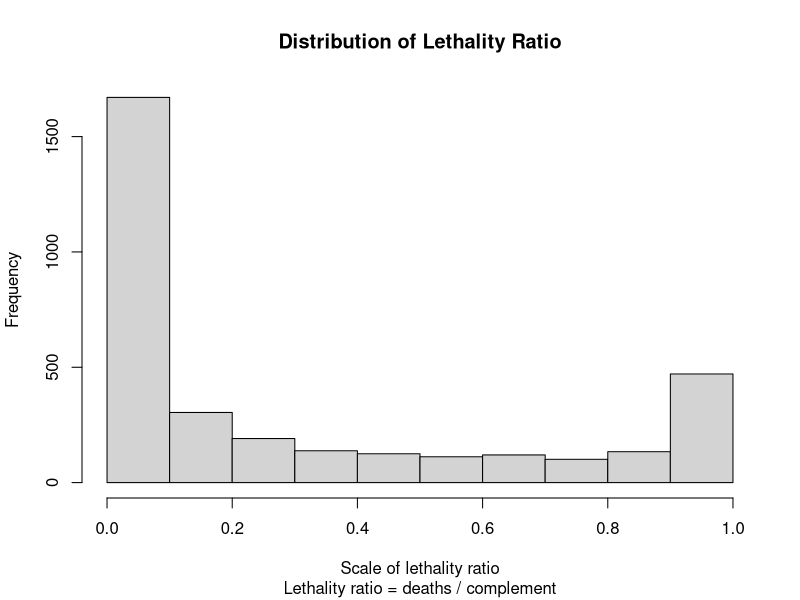
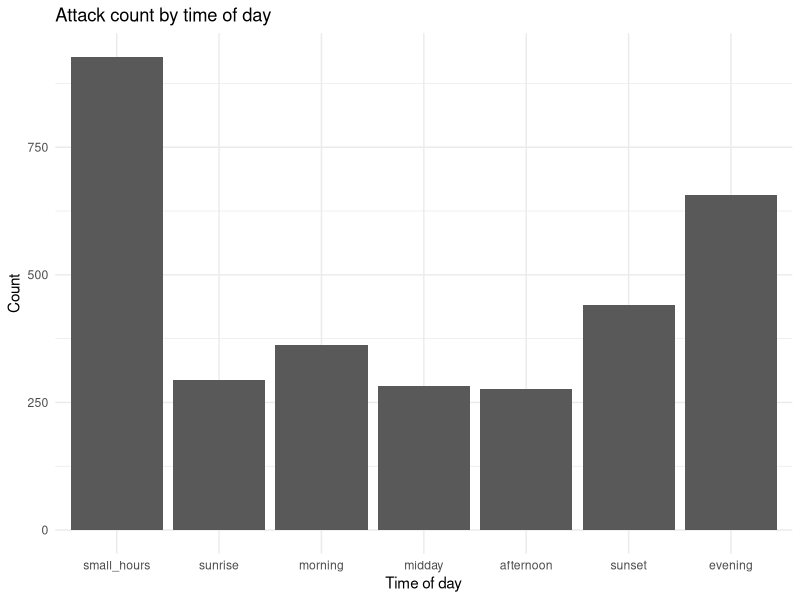
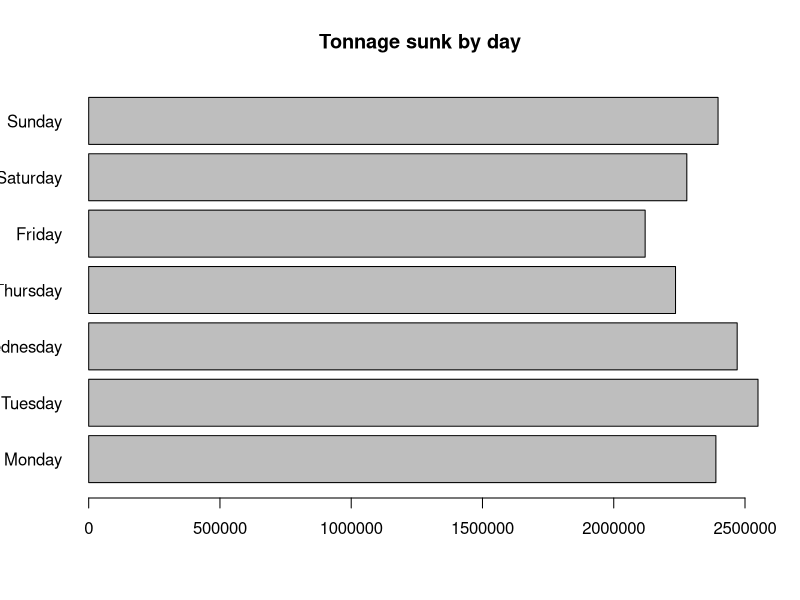
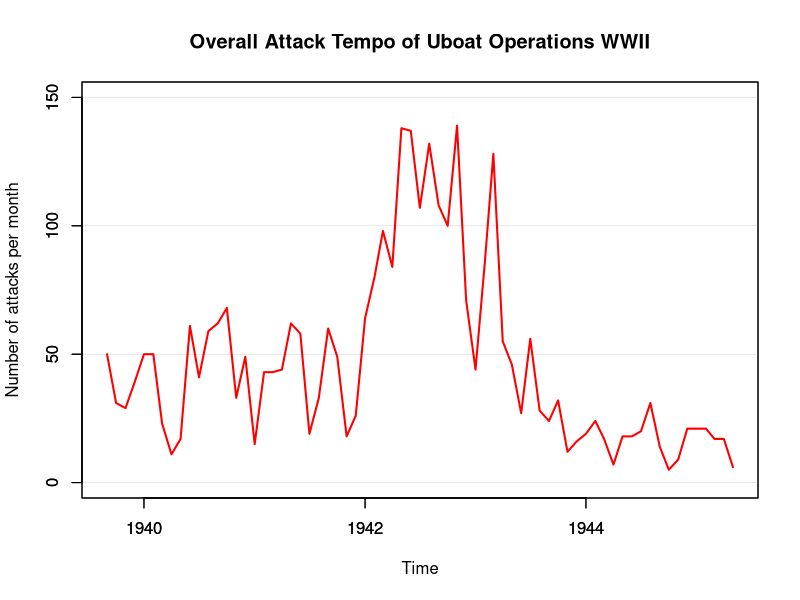
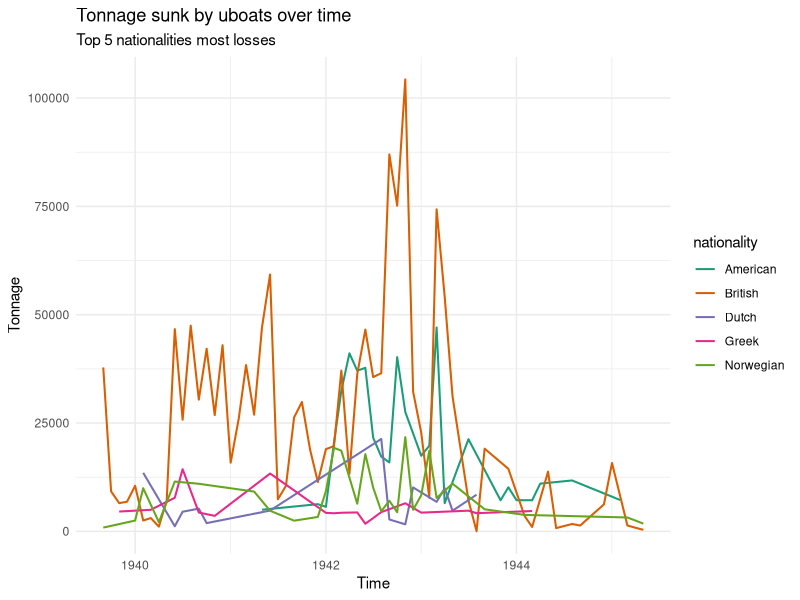
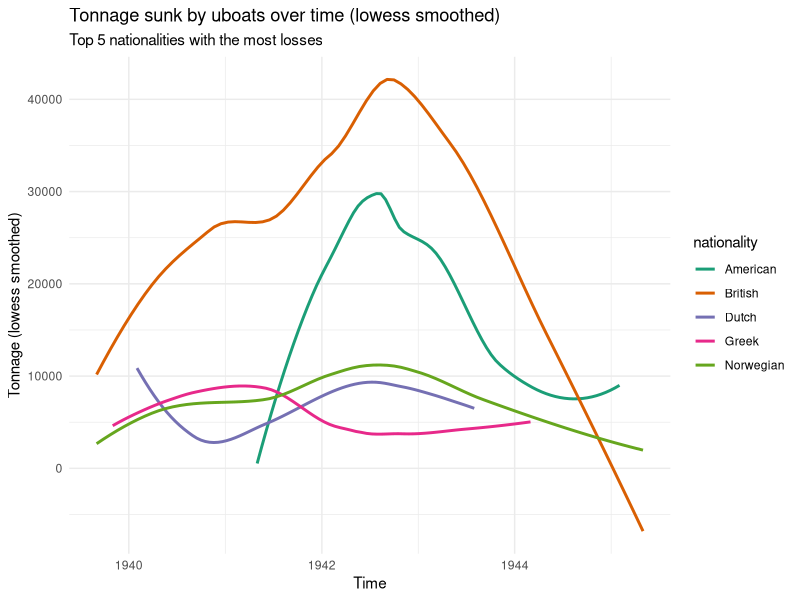
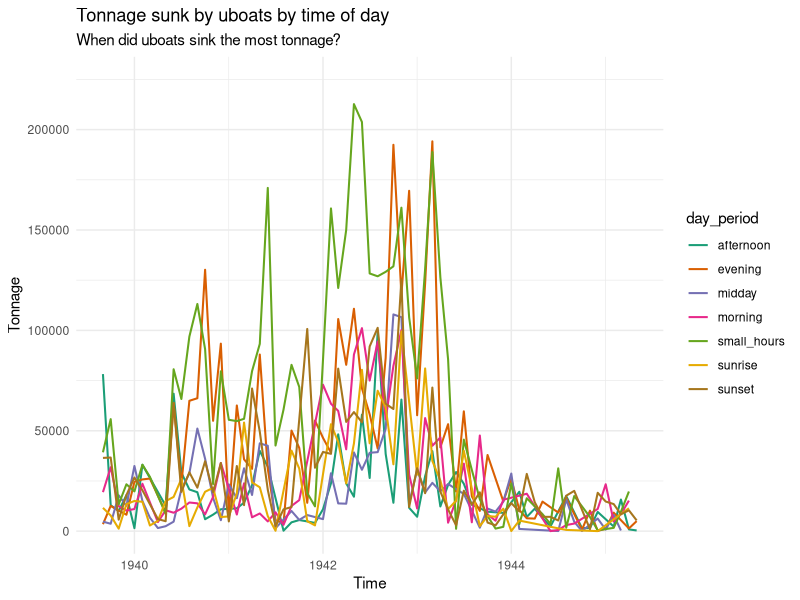
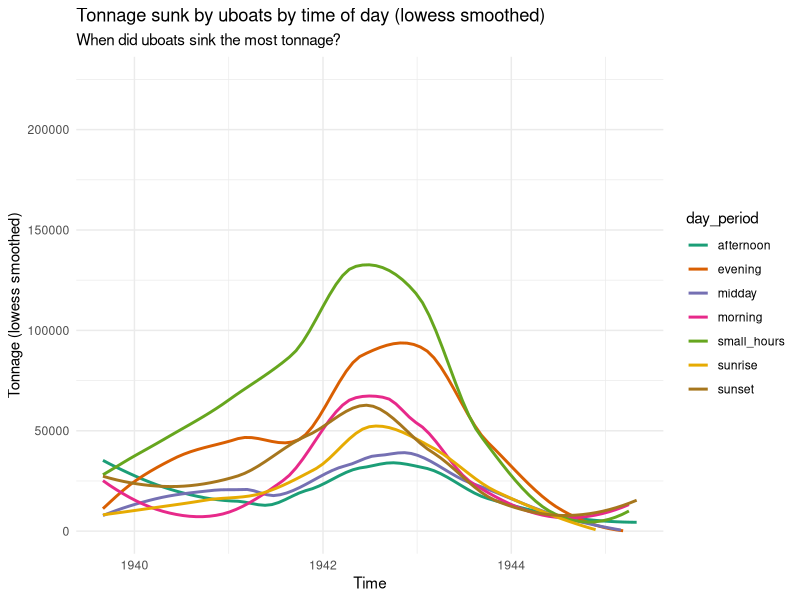

These charts were generated, in order, by the following R code:
## ---- chunk 1
knitr::opts_chunk$set(echo = TRUE, warning = FALSE, message = FALSE)
#install.packages("dplyr")
#install.packages("ggplot2")
#install.packages("lubridate")
#install.packages("faraway")
#install.packages("tidyr")
#install.packages("MASS")
#library(faraway)
library(MASS)
library(lubridate)
library(tidyr)
library(knitr)
library(dplyr)
library(ggplot2)
# Set working directory
#workd <- "path/to/directory"
#setwd(workd)
## ---- chunk 2
uboat.df = read.csv("uboat_data.csv")
uboat.target.df = read.csv("uboat_target_data.csv")
# View(uboat.df)  # View opens the data in a new tab to visually explore.
# View(uboat.target.df)  # This can be handy while you are getting used to a new dataset
# head(uboat.df)
# head(uboat.target.df, 20)
## ---- chunk 3
names(uboat.df)
## ---- chunk 4
names(uboat.target.df)
## ---- chunk 5
# DATES========================

# NOTE: I could almost do this all in one go doing all four date columns at once.
# HOWEVER: I could not work it out when using the ifelse statement to fix the year formats
# SO: I am needing to do this manually for each date columns which isn't nice

# ordered
# Note the ifelse statement. This is needed as years in data are inconsistent using 
# short (42) and long (1942)
# so need the ifelse to fix both formats.
# start with the long format date change. Then the short years will look like year 0042.
# so the if < "1900-01-01" will pick up years like "0042" and change the year to "19%y".
# note also below code works when day or month have zero in front or not like 7 or 07.
uboat.df$ordered = as.Date(uboat.df$ordered, format = "%m/%d/%Y")
uboat.df$ordered = as.Date(ifelse(uboat.df$ordered < "1900-01-01", 
                      format(uboat.df$ordered, "19%y-%m-%d"), format(uboat.df$ordered)))

# laid_down
uboat.df$laid_down = as.Date(uboat.df$laid_down, format = "%m/%d/%Y")
uboat.df$laid_down = as.Date(ifelse(uboat.df$laid_down < "1900-01-01",
                      format(uboat.df$laid_down, "19%y-%m-%d"), format(uboat.df$laid_down)))

# commissioned
uboat.df$commissioned = as.Date(uboat.df$commissioned, format = "%m/%d/%Y")
uboat.df$commissioned = as.Date(ifelse(uboat.df$commissioned < "1900-01-01",
                      format(uboat.df$commissioned, "19%y-%m-%d"), format(uboat.df$commissioned)))

# launched
uboat.df$launched = as.Date(uboat.df$launched, format = "%m/%d/%Y")
uboat.df$launched = as.Date(ifelse(uboat.df$launched < "1900-01-01", 
                      format(uboat.df$launched, "19%y-%m-%d"), format(uboat.df$launched)))

# fate
uboat.df$fate = as.Date(uboat.df$fate, format = "%m/%d/%Y")
uboat.df$fate = as.Date(ifelse(uboat.df$fate < "1900-01-01", 
                      format(uboat.df$fate, "19%y-%m-%d"), format(uboat.df$fate)))

# also for uboat.target.df for attack_date variable
uboat.target.df$attack_date = as.Date(uboat.target.df$attack_date, format = "%m/%d/%Y")
uboat.target.df$attack_date = as.Date(ifelse(uboat.target.df$attack_date < "1900-01-01", 
                      format(uboat.target.df$attack_date, "19%y-%m-%d"),
                      format(uboat.target.df$attack_date)))

#head(uboat.target.df)

# TIMES=========================

# Note that time is linked to a date. so we need to link the attack_time variable to the 
# attack_date variable
# so we'll combine those columns
# BUT. Even before that, note we have notation for AM and PM. parsing dates won't recognise that.
# SO, we need to separate that data out into a separate column so we can fix the dates later.
# ALSO, some of the observations do not have entries for attack_time so these will be 
# empty or have weird values

# This separates (using tidyr) the AM and PM out from the attack_time variable
# the AM and PM will be in a new variable called 'when'
uboat.target.df = uboat.target.df %>%
  separate(attack_time, c('attack_timez', 'when'), sep=" ")

# Combine date and time columns into one (so we can relate the time to a date)
uboat.target.df$dateandtime <- as.character(paste(uboat.target.df$attack_date, 
                                uboat.target.df$attack_timez, sep = ' '))

# Then format the new variable to include date and time using as.POSIXct
uboat.target.df$dateandtime = as.POSIXct(uboat.target.df$dateandtime, format = "%Y-%m-%d %H.%M.%S")

# now we need to add 12hrs to the time column if the 'when' column has PM
# adding 12hrs involves using 12 * 60 * 60 to the time column

# This is how we add 12hrs need to multiply 60 seconds and 60 minutes and 12 hours
hourz = 12 * 60 * 60

# this is basically an if statement. There's probably a nicer way to do this in R...
# if the 'when' column is "PM" and the dateandtime column is not NA, add hourz to dateandtime
uboat.target.df$dateandtime[uboat.target.df$when == "PM" & !is.na(uboat.target.df$dateandtime)] = 
  uboat.target.df$dateandtime[uboat.target.df$when == "PM" & !is.na(uboat.target.df$dateandtime)] + hourz
# note because the times were formatted according to AM and PM, when adding 12 hours for only PM...
# we'll never need to worry about going past midnight and into the next day which would affect time.

# and check it has worked correctly. Refer to the View and confirm correct
#head(uboat.target.df)

# NAs===================
# We also want to deal with NA entries for numbers where we want to do calculations later.
# We don't want erroneous errors that may not be evident. So in this caes we'll change 
# NA values to zero.
# Other times it may be more appropriate to change NA to the previous value or the 
# mean or some other value.
#sum(is.na(uboat.target.df$dead))
#sum(is.na(uboat.target.df$complement))
uboat.target.df$dead[is.na(uboat.target.df$dead)] = 0
uboat.target.df$complement[is.na(uboat.target.df$complement)] = 0
## ---- chunk 6
#==========THIS NEEDS TO BE RUN BEFORE KNITTING TO PDF==============
# This section was added here later in the analysis when these issues arose.
# UNICODE problems====================
# Some of the uboat commander names use unicode values that do not render properly when knitting 
# a notebook to PDF. So we'll change only the names that do appear in our analyses here up front.
# technically these names will now be incorrect but it simply allows for easy use of text
uboat.target.df$commander[uboat.target.df$commander == "G�nther Lorentz"] = "Gunther Lorentz"
uboat.target.df$commander[uboat.target.df$commander == "Wolfgang L�th"] = "Wolfgang Luth"
uboat.target.df$commander[uboat.target.df$commander == "G�nther Prien"] = "Gunther Prien"
uboat.target.df$commander[uboat.target.df$commander == "Karl-J�rg W�chter"] = "Karl-Jurg Wachter"
uboat.target.df$commander[uboat.target.df$commander == "Viktor Sch�tze"] = "Viktor Schutze"
uboat.target.df$commander[uboat.target.df$commander == "Otto von B�low"] = "Otto von Bulow"
uboat.target.df$commander[uboat.target.df$commander == "Horst H�ltring"] = "Horst Holtring"
uboat.target.df$commander[uboat.target.df$commander == "Burckhard Hackl�nder"] = "Burckhard Hacklander"
uboat.target.df$commander[uboat.target.df$commander == "Hans Rudolf R�sing"] = "Hans Rudolf Rosing"
uboat.target.df$commander[uboat.target.df$commander == "G�nter Hessler"] = "Gunter Hessler"
## ---- chunk 7
# create new variable
uboat.target.df = uboat.target.df %>%
  mutate(lethality = round(dead / complement, 2))
uboat.target.df$lethality[is.nan(uboat.target.df$lethality)] = 0
# look at distribution of new variable
hist(uboat.target.df$lethality, main = "Distribution of Lethality Ratio",
     xlab = "Scale of lethality ratio",
     sub = "Lethality ratio = deaths / complement")
## ---- chunk 8
# this didn't quite work for some reason though leaving here for now.
# The next code block worked great and is much simpler in my opinion
#tt = uboat.target.df
#breaks=hour(hm("00:00", "05:00", "07:00", "11:00", "13:00","17:00","19:00", "23:59"))
#labels = c("small_hours", "sunrise", "morning", "midday", "afternoon", "sunset", "evening")
#tt$day_period = cut(x = hour(tt$dateandtime), breaks = breaks, labels = labels, include.lowest = TRUE)
#tail(tt, 30)
## ---- chunk 9
uboat.target.df = uboat.target.df %>%
  mutate(day_period = case_when(
    hour(dateandtime) < 6 ~ "small_hours",
    hour(dateandtime) < 8 ~ "sunrise",
    hour(dateandtime) < 11 ~ "morning",
    hour(dateandtime) < 13 ~ "midday",
    hour(dateandtime) < 16 ~ "afternoon",
    hour(dateandtime) < 20 ~ "sunset",
    hour(dateandtime) < 24 ~ "evening",
    TRUE ~ "nil"
  ))
#head(uboat.target.df, 30)
kable(uboat.target.df %>%
  count(day_period) %>%
  arrange(desc(n)))
## ---- chunk 10
uboat.target.df %>%
  filter(day_period != "nil") %>%
  group_by(day_period) %>%
  summarise(count = n()) %>%
  mutate(day_period = factor(day_period, levels = c("small_hours", "sunrise", "morning", "midday", "afternoon", "sunset", "evening", "nil"))) %>%
  ggplot(aes(day_period, count)) +
  geom_bar(stat = 'identity') +
  labs(title = "Attack count by time of day",
       x = "Time of day",
       y = "Count") +
  theme_minimal()
## ---- chunk 11
kable(uboat.target.df %>%
  count(when) %>%
  arrange(desc(n)))
## ---- chunk 12
uboat.target.df$when[uboat.target.df$when != "AM" & uboat.target.df$when != "PM" 
                     | is.na(uboat.target.df$when)] = "Nil"
#is.na(tt$when)
kable(uboat.target.df %>%
  count(when) %>%
  arrange(desc(n)))
## ---- chunk 13
# create weekday variable
uboat.target.df$weekday <- weekdays(uboat.target.df$dateandtime)

# group tonnage sunk by day and sum the amounts
uboat.day = uboat.target.df %>%
  group_by(weekday) %>%
  summarize(tonz = sum(tonnage))

uboat.day = na.omit(uboat.day)  # Need this otherwise there'll be a blank day for the NAs

# organise days into logical order
uboat.day = uboat.day %>%
  arrange(factor(weekday, levels = c("Monday", "Tuesday", "Wednesday", "Thursday", "Friday", "Saturday", "Sunday")))

barplot(uboat.day$tonz, names.arg = uboat.day$weekday, horiz=TRUE, las=1,
        main="Tonnage sunk by day")
## ---- chunk 14
# create new variable for uboat.df dataframe
uboat.df = uboat.df %>%
  mutate(total_time = uboat.df$fate - uboat.df$launched)

# print out table for production
kable(uboat.df %>%
  mutate(total_time = uboat.df$fate - uboat.df$launched) %>%
  select(name, type, launched, fate, total_time) %>%
  arrange(desc(total_time)) %>%
  head())
#head(uboat.df)
## ---- chunk 15
# First attack date
earliest_attack = uboat.target.df[c("name", "attack_date", "commander")]
earliest_attack = earliest_attack %>%
  group_by(name, commander) %>%
  summarize(first_attack = min(attack_date))

# date of launch
launched = uboat.df[c("name", "launched")]

# inner join
quickest = earliest_attack %>%
  inner_join(launched, by = "name")

# Show sorted results
kable(quickest %>%
  mutate(time_to_attack = first_attack - launched) %>% # calculate new variable
  select(name, launched, commander, first_attack, time_to_attack) %>% # simply re-organising
  arrange(time_to_attack) %>%
  head(10))

#head(quickest)
## ---- chunk 16
all_uboat_attacks = uboat.target.df %>%
  group_by(month=floor_date(dateandtime, "month")) %>%
  count(month)

# Note the below is exploring putting the grid lines behind the plot, using par(new = TRUE) and two plots...
plot(all_uboat_attacks, type = 'n', , xlab = "", ylab="", ylim = range(c(0,150)))
grid(0, NULL, lty=1, lwd=0.5)
par(new = TRUE)
plot(all_uboat_attacks, type='l', col = 'red', lwd = 2,
     main = "Overall Attack Tempo of Uboat Operations WWII",
     xlab = "Time",
     ylab = "Number of attacks per month",
     ylim = range(c(0,150)))
## ---- chunk 17
# use ggplot to plot the above but seperate by target nationality
most_sunk = uboat.target.df %>%
  count(nationality) %>%
  arrange(desc(n)) %>%
  head(10)

uboat.target.df %>%
  #group_by(nationality) %>%
  filter(nationality == most_sunk[1:5,1]) %>%
  filter(loss_type == "Sunk") %>%
  group_by(month=floor_date(dateandtime, "month"), nationality) %>%
  summarize(tonz = sum(tonnage)) %>%
  ggplot(aes(month, tonz, col=nationality)) +
  #geom_smooth(se = FALSE) +
  geom_line(linewidth = 0.7) +
  #scale_colour_viridis_d()+
  scale_color_brewer(palette = "Dark2") +
  labs(title = "Tonnage sunk by uboats over time",
       subtitle = "Top 5 nationalities most losses",
       x = "Time",
       y = "Tonnage") +
  theme_minimal()
  # theme_classic()
## ---- chunk 18
uboat.target.df %>%
  #group_by(nationality) %>%
  filter(nationality == most_sunk[1:5,1]) %>%
  filter(loss_type == "Sunk") %>%
  group_by(month=floor_date(dateandtime, "month"), nationality) %>%
  summarize(tonz = sum(tonnage)) %>%
  ggplot(aes(month, tonz, col=nationality)) +
  geom_smooth(se = FALSE) +
  #geom_line() +
  #scale_colour_viridis_d()+
  scale_color_brewer(palette = "Dark2") +
  labs(title = "Tonnage sunk by uboats over time (lowess smoothed)",
       subtitle = "Top 5 nationalities with the most losses",
       x = "Time",
       y = "Tonnage (lowess smoothed)") +
  theme_minimal()
## ---- chunk 19
uboat.target.df %>%
  filter(loss_type == "Sunk" & day_period != "nil") %>%
  group_by(month=floor_date(dateandtime, "month"), day_period) %>%
  summarize(tonz = sum(tonnage)) %>%
  ggplot(aes(month, tonz, col=day_period)) +
  geom_line(linewidth = 0.7) +
  scale_color_brewer(palette = "Dark2") +
  ylim(0,225000) +
  labs(title = "Tonnage sunk by uboats by time of day",
       subtitle = "When did uboats sink the most tonnage?",
       x = "Time",
       y = "Tonnage") +
  theme_minimal()
## ---- chunk 20
uboat.target.df %>%
  filter(loss_type == "Sunk") %>%
  group_by(month=floor_date(dateandtime, "month"), day_period) %>%
  summarize(tonz = sum(tonnage)) %>%
  ggplot(aes(month, tonz, col=day_period)) +
  geom_smooth(se = FALSE, span = 2/3) +
  scale_color_brewer(palette = "Dark2") +
  ylim(0,225000) +
  labs(title = "Tonnage sunk by uboats by time of day (lowess smoothed)",
       subtitle = "When did uboats sink the most tonnage?",
       x = "Time",
       y = "Tonnage (lowess smoothed)") +
  theme_minimal()
## ---- chunk 21
uboat.target.df %>%
  filter(loss_type == "Sunk") %>%
  group_by(month=floor_date(dateandtime, "month")) %>%
  summarize(Lethality = mean(lethality)) %>%
  ggplot(aes(month, Lethality)) +
  #geom_line() +
  geom_smooth(span = 2/3, na.rm = TRUE) +
  #scale_color_brewer(palette = "Dark2") +
  ylim(0,1) +
  labs(title = "Lethality of uboats over time (lowess smoothed with confidence intervals)",
       subtitle = "When were uboats most lethal? Mean lethality by month.",
       x = "Time",
       y = "Mean lethality (lowess smoothed)") +
  theme_minimal()
## ---- chunk 22
kable(uboat.target.df %>%
  select(name, loss_type, nationality, tonnage, commander, ship_name, dead, lethality, day_period) %>%
  filter(loss_type == "Sunk") %>%
  arrange(desc(tonnage)) %>%
  select(-loss_type) %>%
  head(10))
## ---- chunk 23
kable(uboat.target.df %>%
  select(name, nationality, tonnage, commander, ship_name, dead, lethality, day_period) %>%
  arrange(desc(dead)) %>%
  head(10))
## ---- chunk 24
kable(uboat.target.df %>%
  select(name, nationality, tonnage, commander, ship_name, dead, lethality, day_period) %>%
  filter(dead > 150) %>%
  arrange(desc(lethality)) %>%
  head(10))
## ---- chunk 25
unique(uboat.df$type)
## ---- chunk 26
uboat.df %>%
  group_by(type) %>%
  summarize(sunk = sum(ships_sunk)) %>%
  arrange(desc(sunk)) %>%
  head(10) %>%
  ggplot(aes(reorder(type, sunk), sunk)) +
  coord_flip() +
  geom_bar(stat = 'identity') +
  labs(title = "Uboat types by total ships sunk (top ten only)",
       y = "Total Ships Sunk",
       x = "Uboat type") +
  theme_minimal()
## ---- chunk 27
# most attacks
comd_attacks = uboat.target.df %>%
  count(commander) %>%
  arrange(desc(n)) %>%
  head(10) %>%
  arrange(n)

# most tonnage
most_tonnage = uboat.target.df %>%
  group_by(commander) %>%
  filter(loss_type == "Sunk") %>%
  summarize(tonnagez = sum(tonnage)) %>%
  arrange(desc(tonnagez)) %>%
  head(10) %>%
  arrange(tonnagez)

# most kills
most_killed = uboat.target.df %>%
  group_by(commander) %>%
  summarize(killed = sum(dead)) %>%
  arrange(desc(killed)) %>%
  head(10) %>%
  arrange(killed)

# commanders with at least n attacks
five_attacks = uboat.target.df %>% 
  count(commander) %>% 
  filter(n > 15)

# mean of lethality
most_lethal = uboat.target.df %>%
  filter(lethality < 1.1) %>%
  group_by(commander) %>%
  summarize(lethal = mean(lethality))
  
# left join lethality onto at least n
five = five_attacks %>%
  left_join(most_lethal, by = "commander") %>%
  arrange(desc(lethal)) %>%
  head(10) %>%
  arrange(lethal)

#quickest = earliest_attack %>%
 # inner_join(launched, by = "name")

# start plotting
par(mfrow = c(2,2), mar = c(4,13.5,1,2))

barplot(comd_attacks$n, names.arg = comd_attacks$commander, horiz = TRUE, las=1, 
        xlim = c(0,60), cex.names = 0.8,
        main = "Most Attacks",
        xlab = "Number of attacks")

barplot(most_tonnage$tonnagez, names.arg = most_tonnage$commander, horiz = TRUE, las=1, 
        cex.names = 0.8,
        main = "Most Tonnage Sunk",
        xlab = "Sum of tonnage sunk")

barplot(most_killed$killed, names.arg = most_killed$commander, horiz = TRUE, las=1, 
        xlim = c(0,2000), cex.names = 0.8,
        main = "Most Personnel Killed",
        xlab = "Sum of personnel killed")

barplot(five$lethal, names.arg = five$commander, horiz = TRUE, las=1, cex.names = 0.8, 
        xlim = c(0,0.8),
        main = "Most Lethal",
        xlab = "Average (mean) lethality")
## ---- chunk 28
# count the activity of wolfgang by month
# this will give only months and n values
wolf = uboat.target.df %>%
  filter(commander == "Wolfgang Luth") %>%
  group_by(month=floor_date(dateandtime, "month")) %>%
  count(month)

# wolf tonnage
wolf_tonnage = uboat.target.df %>%
  filter(commander == "Wolfgang Luth" & loss_type == "Sunk") %>%
  group_by(month=floor_date(dateandtime, "month")) %>%
  summarize(tonnz = sum(tonnage))

# wolf killed
wolf_killed = uboat.target.df %>%
  filter(commander == "Wolfgang Luth" & loss_type == "Sunk") %>%
  group_by(month=floor_date(dateandtime, "month")) %>%
  summarize(killed = sum(dead))

# wolf lethality
wolf_lethality = uboat.target.df %>%
  filter(commander == "Wolfgang Luth" & loss_type == "Sunk") %>%
  group_by(month=floor_date(dateandtime, "month")) %>%
  summarize(lethal = mean(lethality))

# plotting
par(mfrow= c(2,2), oma=c(0,1,1,0))
#xl = c("1940", "1944")
plot(wolf, type = 'l', col = 'red', lwd = 2, main = "Attack tempo",
     xlab = "Time",
     ylab = "Attacks per month")
grid(0, NULL, lty=1, lwd=0.5)
plot(wolf_tonnage$month, wolf_tonnage$tonnz, type = 'l', col='red', lwd= 2,
     main = "Tonnage sunk over time",
     xlab = "Time",
     ylab = "Tonnage sunk")
grid(0, NULL, lty=1, lwd=0.5)
plot(wolf_killed$month, wolf_killed$killed, type = 'l', col='red', lwd= 2,
     main = "Personnel killed over time",
     xlab = "Time",
     ylab = "Personnel killed")
grid(0, NULL, lty=1, lwd=0.5)
plot(wolf_lethality$month, wolf_lethality$lethal, type = 'l', col='red', lwd= 2,
     main = "Lethality over time",
     xlab = "Time",
     ylab = "Lethality")
grid(0, NULL, lty=1, lwd=0.5)
mtext("Analysis of Wolfgang Luth Uboat Activities over time", outer = TRUE, side=3)
## ---- chunk 29
kable(uboat.target.df %>% 
  filter(commander == "Wolfgang Luth" & dead > 100) %>%
  select(name, loss_type, attack_date, nationality, ship_name, dead, lethality, day_period))
## ---- chunk 30
uboat.target.df %>%
  filter(commander == "Wolfgang Luth") %>%
  count(day_period) %>%
  arrange(desc(n)) %>%
  ggplot(aes(reorder(day_period, n), n)) +
  coord_flip() +
  geom_bar(stat = 'identity') +
  labs(title = "Preferred Attack Times of Wolfgang Luth",
       x = "Time of day",
       y = "Count of attacks") +
  theme_minimal()
## ---- chunk 31
uboat.target.df %>%
  filter(commander == "Wolfgang Luth") %>%
  count(nationality) %>%
  arrange(desc(n)) %>%
  ggplot(aes(reorder(nationality, n), n)) +
  coord_flip() +
  geom_bar(stat = 'identity') +
  labs(title = "Preferred Nationality of Targets of Wolfgang Luth",
       x = "Nationalities",
       y = "Count of attacks") +
  theme_minimal()
## ---- chunk 32
uboat.target.df %>%
  filter(commander == "Wolfgang Luth") %>%
  count(weekday) %>%
  mutate(weekday = factor(weekday, levels = c("Monday", "Tuesday", "Wednesday", "Thursday", 
                                              "Friday", "Saturday", "Sunday"))) %>%
  ggplot(aes(weekday, n)) +
  coord_flip() +
  geom_bar(stat = 'identity') +
  labs(title = "Count of Attacks by Wolfgang Luth, by day of week",
       x = "Day of week",
       y = "Count") +
  theme_minimal()
## ---- chunk 33
# create data of interest, which is when nation was attacked more than twice
three_attacks = uboat.target.df %>%
  count(nationality) %>%
  filter(n > 2)

# create actual data we want to plot
most_lethal_nation = uboat.target.df %>%
  filter(lethality < 1.1) %>%
  group_by(nationality) %>%
  summarize(lethal = mean(lethality))

# combine both, joining onto data of interest
three = three_attacks %>%
  left_join(most_lethal_nation, by = "nationality") %>%
  arrange(desc(lethal)) %>%
  head(10) %>%
  arrange(lethal)

# plot
par(mar = c(5.5,7,3,2))
barplot(three$lethal, names.arg = three$nationality, horiz = TRUE, las = 1, xlim = c(0,0.8),
        main= "Nations where uboats found great targeting successes",
        xlab = "Mean lethality score by nationality",
        sub = "Only includes nations that were attacked by uboats at least three times")
grid(NULL, 0, lty = 1, lwd = 0.5, col = 'grey')
## ---- chunk 34
uboat.target.df %>%
  group_by(day_period) %>%
  filter(lethality < 1.1 & day_period != "nil") %>%
  summarize(lets = mean(lethality)) %>%
  mutate(day_period = factor(day_period, levels = c("sunrise", "morning", "midday", 
                              "afternoon", "sunset", "evening", "small_hours"))) %>%
  ggplot(aes(day_period, lets)) +
  coord_flip() +
  geom_bar(stat = 'identity') +
  ylim(0, 0.8) +
  labs(title = "Time of day where Uboats were most lethal",
       x = "Time of day",
       y = "Mean Lethality") +
  theme_minimal()
  
## ---- chunk 35
kable(uboat.df %>%
  count(fate_type) %>%
  arrange(desc(n)))
## ---- chunk 36
# uboats sunk
sunk_time = uboat.df %>%
  filter(fate_type == "Sunk") %>%
  group_by(month=floor_date(fate, "month")) %>%
  summarize(count = n())
  #summarize(uboats_sunk = count(fate_type == "Sunk"))

# uboats launched
launched_time = uboat.df %>%
  group_by(month=floor_date(launched, "month")) %>%
  summarize(count = n())

# plotting
plot(sunk_time$month, sunk_time$count, type = 'l', col = 'red', lwd = 2,
     main = "Uboats launched and sunk over time", 
     xlab = "Time",
     ylab = "Uboats per month")
grid(0, NULL, col = 'grey', lty = 1, lwd = 0.5)
lines(launched_time$month, launched_time$count, type = 'l', col = 'blue', lwd = 2)
legend("topleft", c("Sunk", "Launched"), lty = 1, lwd = 2, col = c('red', 'blue'))
## ---- chunk 37
uboat.df %>%
  group_by(month=floor_date(fate, "month"), fate_type) %>%
  filter(fate_type != "Captured" & fate_type != "Grounded" & fate_type != "Destroyed") %>%
  summarize(num = n()) %>%
  ggplot(aes(month, num, col = fate_type))+
  geom_line(linewidth = 0.7) +
  labs(title = "Fate of uboats over time",
       subtitle = "What happened to the uboats through the war?",
       x = "Time",
       y = "Number of uboats")+
  scale_color_brewer(palette = "Dark2")+
  theme_minimal()
  #scale_colour_viridis_d()
## ---- chunk 38
uboat.df %>%
  group_by(month=floor_date(fate, "month"), fate_type) %>%
  filter(fate_type == "Captured" | fate_type == "Grounded" | fate_type == "Destroyed" 
         | fate_type == "Damaged" | fate_type == "Missing") %>%
  summarize(num = n()) %>%
  ggplot(aes(month, num, fill = fate_type))+
  geom_bar(stat = 'identity') +
  labs(title = "Fate of uboats over time",
       subtitle = "How did the less common fates evolve over time?",
       x = "Time",
       y = "Number of uboats") +
  theme_minimal()
  #scale_color_brewer(palette = "Dark2")
## ---- chunk 39
uboat.df %>%
  group_by(month=floor_date(fate, "month"), type) %>%
  filter(fate_type == "Sunk" & type == "VIIC" | type == "IXC" | type == "IXB" | type == "VIIB" 
         | type == "IX") %>%
  summarize(num = n()) %>%
  ggplot(aes(month, num, fill = type))+
  geom_bar(stat = 'identity') +
  #geom_line(linewidth = 0.7) +
  labs(title = "Sunk uboat types over time",
       x = "Time",
       y = "Number of uboats sunk, per month")+
  #scale_color_brewer(palette = "Dark2")+
  theme_minimal()
## ---- chunk 40
uboat.target.df %>%
  group_by(name) %>%
  summarise(most_attacks = n()) %>%
  arrange(desc(most_attacks)) %>%
  head(10) %>%
  ggplot(aes(reorder(name, -most_attacks), most_attacks))+
  geom_bar(stat="identity")+
  geom_text(aes(label = most_attacks), vjust=1.6, color = 'white')+
  labs(title = "Uboats that conducted the most attacks",
       x = "Uboats",
       y = "Number of attacks")+
  theme_minimal()
## ---- chunk 41
kable(uboat.target.df %>%
  filter(name == "U-37" | name == "U-48" | name == "U-123") %>%
  distinct(commander))
## ---- chunk 42
kable(uboat.target.df %>%
  count(commander) %>%
  arrange(desc(n)) %>%
  head(10))
## ---- chunk 43
uboat.target.df %>%
  filter(loss_type == "Sunk") %>%
  group_by(name) %>%
  summarise(tonage = sum(tonnage)) %>%
  arrange(desc(tonage)) %>%
  head(10) %>%
  ggplot(aes(reorder(name, -tonage), tonage))+
  geom_bar(stat="identity")+
  ylim(0,350000)+
  geom_text(aes(label = tonage), vjust=1.6, color = 'white')+
  labs(title = "Uboats that sunk the most tonnage",
       x = "Uboats",
       y = "Tonnage sunk")+
  theme_minimal()
## ---- chunk 44
kable(uboat.target.df %>%
  filter(name == "U-99" | name == "U-48" | name == "U-103") %>%
  distinct(commander))
## ---- chunk 45
kable(uboat.target.df %>%
  group_by(commander) %>%
  filter(loss_type == "Sunk") %>%
  summarize(tonnagez = sum(tonnage)) %>%
  arrange(desc(tonnagez)) %>%
  head(10))
## ---- chunk 46
efficiency_ratio = uboat.target.df %>%
  filter(loss_type == "Sunk") %>%
  group_by(name) %>%
  summarise(tonnages = sum(tonnage)) %>%
  inner_join(uboat.df, by = "name") %>%
  mutate_at('total_time', as.numeric) %>%  # converting to numeric so we can calculate
  mutate(efficiency = tonnages / total_time) %>%
  select(name, efficiency)
  
efficiency_ratio %>%
  arrange(desc(efficiency)) %>%
  head(10) %>%
  ggplot(aes(reorder(name, -efficiency), efficiency))+
  geom_bar(stat = 'identity')+
  geom_text(aes(label = round(efficiency)), vjust=1.6, color = 'white')+
  labs(title = "Comparing uboats by efficiency ratio",
       x = "Uboats",
       y = "Efficiency ratio")+
  theme_minimal()
## ---- chunk 47
kable(uboat.target.df %>%
  filter(name == "U-99") %>%
  distinct(commander))
## ---- chunk 48
kable(efficiency_ratio %>%
  filter(name == "U-23"))
## ---- chunk 49
kable(uboat.df %>%
  filter(name == "U-23") %>%
  select(name, total_time))
## ---- chunk 50
kable(uboat.target.df %>%
  filter(name == "U-23") %>%
  distinct(commander))
## ---- chunk 51
kable(uboat.target.df %>%
  filter(name == "U-23" & commander == "Otto Kretschmer") %>%
  mutate(early = min(attack_date)) %>%
  mutate(latest = max(attack_date)) %>%
  mutate(period = latest - early) %>%
  select(name, commander, period) %>%
  head(1))
## ---- chunk 52
# we had to use month[1] instead of the saved min_otto here
min_otto = uboat.target.df %>%
  filter(name == "U-23" & commander == "Otto Kretschmer") %>%
  filter(attack_date == min(attack_date)) %>%
  select(attack_date)
# we had to use month[4] instead of the saved max_otto here
max_otto = uboat.target.df %>%
  filter(name == "U-23" & commander == "Otto Kretschmer") %>%
  filter(attack_date == max(attack_date)) %>%
  select(attack_date)

# note we had to manually select the time period for the rect, matching with above.
uboat.target.df %>%
  filter(name == "U-23") %>%
  group_by(month=floor_date(dateandtime, "month")) %>%
  summarize(tonz = sum(tonnage)) %>%
  ggplot(aes(month, tonz)) +
  labs(title = "Period when Otto Kretschmer was in command of U-23",
       subtitle = "Note the high tonnage sunk while Otto Kretschmer was in command",
       x = "Time",
       y = "Tonnage sunk")+
  geom_rect(aes(xmin=month[1], xmax=month[4], ymin=0, ymax=Inf, fill='red'))+
  geom_bar(stat = 'identity') +
  #geom_line(linewidth = 0.7)+
  theme_minimal()+
  theme(legend.position = "none")
  #geom_vline(aes(xintercept = month[1], color = 'red'))+
  #geom_vline(aes(xintercept = month[5], color = 'red'))
## ---- chunk 53
uboat.target.df %>%
  filter(commander == "Otto Kretschmer") %>%
  group_by(month=floor_date(dateandtime, "month"), name) %>%
  summarize(ttonz = sum(tonnage)) %>%
  ggplot(aes(month, ttonz, fill=name))+
  labs(title = "Tonnage sunk by Otto Kretschmer in both Uboats",
       subtitle = "Comparing effectiveness across two uboats and crews",
       x = "Time",
       y = "Tonnage sunk per month")+
  #geom_line(linewidth = 0.7)+
  geom_bar(stat = 'identity') +
  theme_minimal()
## ---- chunk 54
kable(uboat.df %>%
  filter(name == "U-99") %>%
  select(name, total_time, ships_sunk, fate, fate_type, fate_survivors, fate_dead))
## ---- chunk 55
uboat.target.df %>%
  filter(name == "U-100") %>%
  distinct(commander)
## ---- chunk 56
uboat.target.df %>%
  filter(name == "U-100") %>%
  group_by(month=floor_date(dateandtime, "month")) %>%
  summarize(tonz = sum(tonnage)) %>%
  ggplot(aes(month, tonz)) +
  labs(title = "Tonnage sunk over time by U-100",
       x = "Time",
       y = "Tonnage sunk")+
  geom_line(linewidth = 0.7)+
  #geom_bar(stat = 'identity')+
  theme_minimal()
## ---- chunk 57
kable(uboat.df %>%
  filter(name == "U-100") %>%
  select(name, total_time, ships_sunk, fate, fate_type, fate_survivors, fate_dead))
## ---- chunk 58
comd_period = uboat.target.df %>%
  group_by(commander) %>%
  mutate(early = min(attack_date)) %>%
  mutate(latest = max(attack_date)) %>%
  mutate(period = latest - early) %>%
  filter(period > 60) %>%
  select(commander, period) %>%
  filter(period > 1) %>% # removes rows where period is 0 due to data issues
  distinct()
  
ten_efficient_comd = uboat.target.df %>%
  filter(loss_type == "Sunk") %>%
  group_by(commander) %>%
  summarise(tonnnages = sum(tonnage)) %>%
  inner_join(comd_period, by = "commander") %>%
  mutate_at('period', as.numeric) %>%
  mutate(efficiency = tonnnages / period) %>%
  select(commander, tonnnages, period, efficiency) %>%
  arrange(desc(efficiency)) %>%
  head(10)

ten_efficient_comd %>%
  ggplot(aes(reorder(commander, efficiency), efficiency))+
  geom_bar(stat = 'identity')+
  coord_flip()+
  labs(title = "Top commanders by efficiency ratio",
       x = "Commandaers",
       y = "Efficiency ratio")+
  theme_minimal()
## ---- chunk 59
kable(ten_efficient_comd)
## ---- chunk 60
kable(uboat.target.df %>%
  filter(commander == "Erwin Rostin") %>%
  select(name, dateandtime, nationality, tonnage, ship_name, lethality, day_period))
## ---- chunk 61
uboat.target.df %>%
  filter(name == "U-158") %>%
  distinct(commander)
## ---- chunk 62
uboat.target.df = uboat.target.df %>%
  mutate(hvt = case_when(
    commander == "Joachim Schepke" ~ 1,
    commander == "Werner Heidel" ~ 1,
    commander == "Wolfgang Luth" ~ 1,
    commander == "Erwin Rostin" ~ 1,
    commander == "Victor Oehrn" ~ 1,
    commander == "Otto Kretschmer" ~ 1,
    commander == "Heinrich Bleichrodt" ~ 1,
    commander == "Herbert Schultze" ~ 1,
    commander == "Viktor Schutze" ~ 1,
    commander == "Werner Winter" ~ 1,
    commander == "Gustav-Adolf Janssen" ~ 1,
    commander == "Heinrich Liebe" ~ 1,
    commander == "Gunther Prien" ~ 1,
    commander == "Heinrich Lehmann-Willenbrock" ~ 1,
    commander == "Karl-Friedrich Merten" ~ 1,
    commander == "Werner Henke" ~ 1,
    commander == "Hans-Diedrich Freiherr von Tiesenhausen" ~ 1,
    commander == "Robert Gysae" ~ 1,
    commander == "Johann Mohr" ~ 1,
    commander == "Adolf Cornelius Piening" ~ 1,
    commander == "Gerhard Meyer" ~ 1,
    commander == "Hans Heidtmann" ~ 1,
    commander == "Ulrich Graf von Soden-Fraunhofen" ~ 1,
    commander == "Rolf Struckmeier" ~ 1,
    commander == "Georg Lassen" ~ 1,
    commander == "Hans Jenisch" ~ 1,
    commander == "Herbert Schneider" ~ 1,
    TRUE ~ 0),
             .after="commander")
## ---- chunk 63
comd.lm = glm(hvt ~ day_period + weekday + dead + tonnage + nationality + complement, 
              data = uboat.target.df, family = 'binomial')
summary(comd.lm)
## ---- chunk 64
new = data.frame(day_period = "small_hours", weekday = "Monday", dead = 30, 
                 tonnage = 11000, nationality = "British", complement = 30)
predict(comd.lm, new, type = 'response')
## ---- chunk 65
new_two = data.frame(day_period = "small_hours", weekday = "Monday", dead = 45, 
                     tonnage = 41000, nationality = "British", complement = 50)
predict(comd.lm, new_two, type = 'response')
## ---- chunk 66
new_three = data.frame(day_period = "small_hours", weekday = "Monday", dead = 65, 
                       tonnage = 21000, nationality = "British", complement = 67)
predict(comd.lm, new_three, type = 'response')
## ---- chunk 67
new_four = data.frame(day_period = "small_hours", weekday = "Monday", dead = 12, 
                      tonnage = 51000, nationality = "British", complement = 67)
predict(comd.lm, new_four, type = 'response')
## ---- chunk 68
new_five = data.frame(day_period = "small_hours", weekday = "Monday", dead = 12, 
                      tonnage = 51000, nationality = "French", complement = 67)
predict(comd.lm, new_five, type = 'response')
